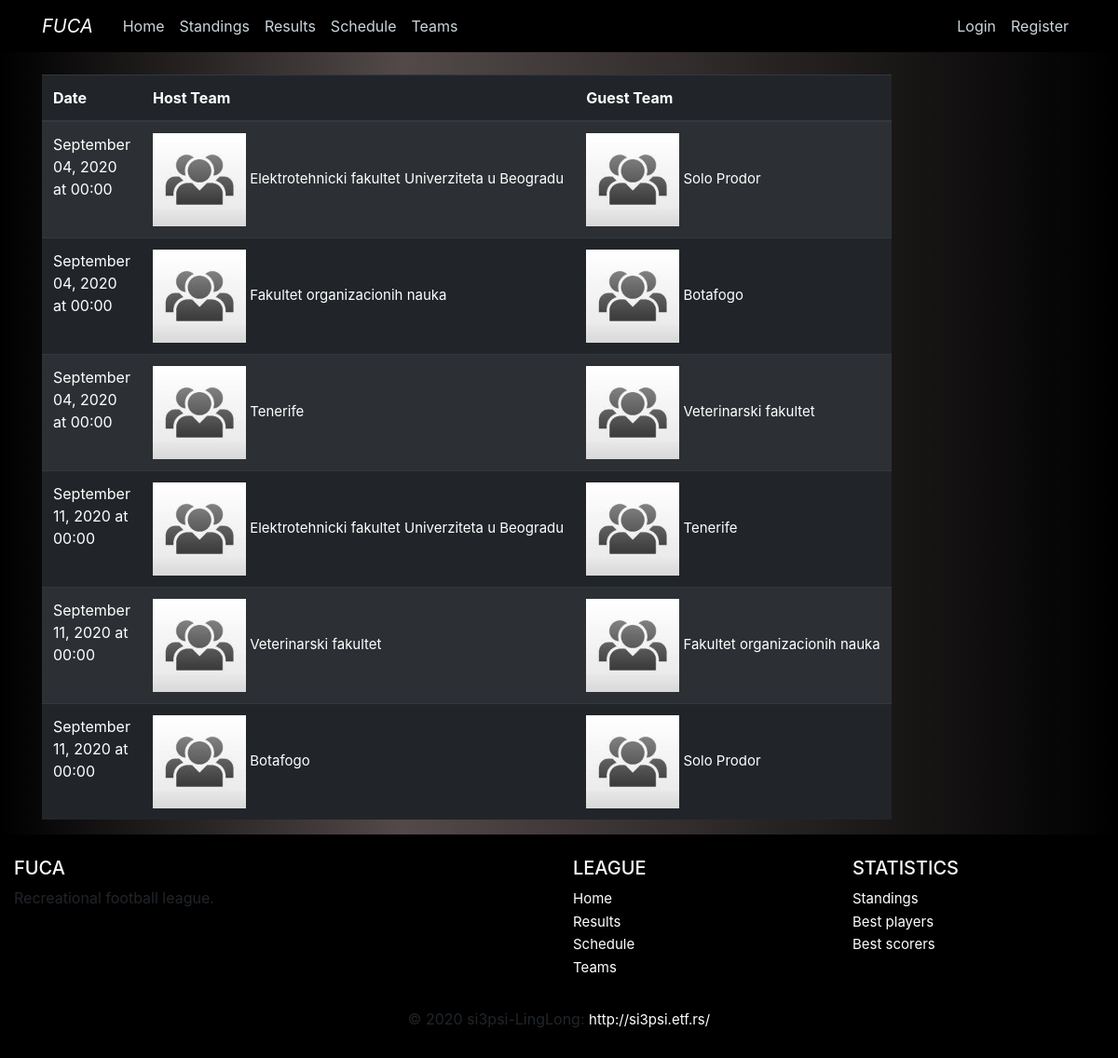
The app's page /schedule with its own data.
### fuca/models.py (models this page shows, shortened)
class Match(db.Model):
    __tablename__ = 'match'
    id                      = db.Column(db.Integer, primary_key=True)
    date_time               = db.Column(db.DateTime, nullable=False)
    host_team_goals         = db.Column(db.Integer, default=0)
    host_team_yellow        = db.Column(db.Integer, default=0)
    host_team_red           = db.Column(db.Integer, default=0)
    host_team_shots         = db.Column(db.Integer, default=0)
    guest_team_goals        = db.Column(db.Integer, default=0)
    guest_team_yellow       = db.Column(db.Integer, default=0)
    guest_team_red          = db.Column(db.Integer, default=0)
    guest_team_shots        = db.Column(db.Integer, default=0)
    host_team_id     = db.Column(db.Integer, db.ForeignKey('team.id'), nullable=False)
    guest_team_id    = db.Column(db.Integer, db.ForeignKey('team.id'), nullable=False)
    statistics  = db.relationship('Statistics', backref='match', lazy=True)

class Team(db.Model):
    __tablename__ = 'team'
    id          = db.Column(db.Integer,     primary_key=True)
    name        = db.Column(db.String(100), nullable=False, unique=True)
    matches     = db.Column(db.Integer,     nullable=False, default=0)
    wins        = db.Column(db.Integer,     nullable=False, default=0)
    losses      = db.Column(db.Integer,     nullable=False, default=0)
    draws       = db.Column(db.Integer,     nullable=False, default=0)
    goal_diff   = db.Column(db.Integer,     nullable=False, default=0)
    logo_image  = db.Column(db.String(20),  nullable=False, default='default.jpg')
    captain_id  = db.Column(db.Integer, db.ForeignKey('player.id'))
    host_matches    = db.relationship('Match',  backref='host_team',    lazy=True,  foreign_keys=Match.host_team_id)
    guest_matches   = db.relationship('Match',  backref='guest_team',   lazy=True,  foreign_keys=Match.guest_team_id)
    players         = db.relationship('Player', backref='team',         lazy=True,  foreign_keys=Player.team_id)

### fuca/main/routes.py (the view)
@main.route("/schedule")
def schedule():
    schedules = Match.query.filter(Match.date_time >= datetime.now()).all()
    for schedule in schedules:
        schedule.host_team_logo = url_for('static', filename='images/teams/{}'.format(schedule.host_team.logo_image))
        schedule.guest_team_logo = url_for('static', filename='images/teams/{}'.format(schedule.guest_team.logo_image))
    return render_template('home/schedule.html', schedule=schedules, title='Schedule')

### fuca/templates/home/schedule.html
{% extends 'home/layout.html' %}
{% block content %}
    <table class="table table-dark table-striped table-hover">
        <thead>
            <th>Date</th>
            <th>Host Team</th>
            <th>Guest Team</th>
        </thead>
        {% for match in schedule %}
            <tr>
                <td>{{ match.date_time.strftime('%B %d, %Y at %H:%M') }}</td>
                <td style="white-space:nowrap">
                    <a href="{{ url_for('teams.team', id=match.host_team_id)}}"class="whitelink">
                        <img src="{{ match.host_team_logo }}" width="100">
                        {{ match.host_team.name }}
                    </a>
                </td>
                <td style="white-space:nowrap">
                    <a href="{{ url_for('teams.team', id=match.guest_team_id)}}"class="whitelink">
                        <img src="{{ match.guest_team_logo }}" width="100">
                        {{ match.guest_team.name }}
                    </a>
                </td>
            </tr>
        {% endfor %}
    </table>
{% endblock content %}

### fuca/static/main.css (style rules this page uses)
body { margin-top: 5rem; }
a:link { text-decoration: none; }
.whitelink, .whitelink:hover { color:white; text-decoration: none; font-size: 15px; }
.dark-background { background: rgb(0,0,0); background: linear-gradient(90deg, rgba(0,0,0,1) 0%, rgba(83,73,73,1) 36%, rgba(0,0,0,1) 100%); }

### records on screen
Match: date_time "September 04, 2020 at 00:00", host_team.name "Elektrotehnicki fakultet Univerziteta u Beogradu", guest_team.name "Solo Prodor"
Match: date_time "September 04, 2020 at 00:00", host_team.name "Fakultet organizacionih nauka", guest_team.name "Botafogo"
Match: date_time "September 04, 2020 at 00:00", host_team.name "Tenerife", guest_team.name "Veterinarski fakultet"
Match: date_time "September 11, 2020 at 00:00", host_team.name "Elektrotehnicki fakultet Univerziteta u Beogradu", guest_team.name "Tenerife"
Match: date_time "September 11, 2020 at 00:00", host_team.name "Veterinarski fakultet", guest_team.name "Fakultet organizacionih nauka"
Match: date_time "September 11, 2020 at 00:00", host_team.name "Botafogo", guest_team.name "Solo Prodor"
